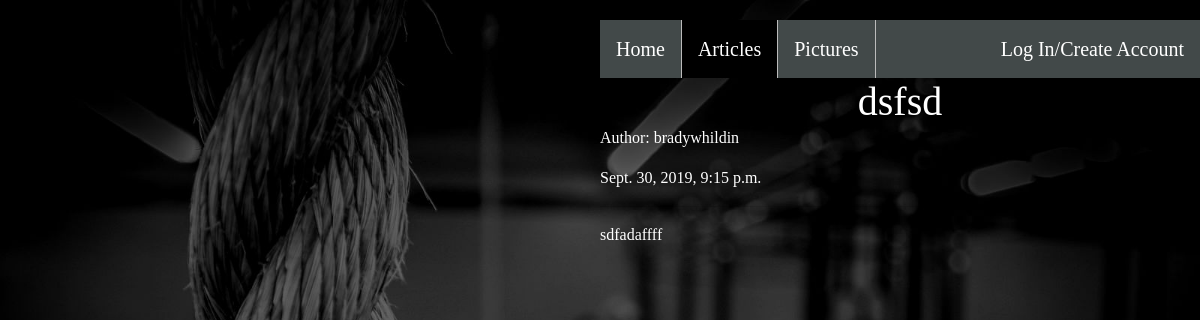
The app's page /articles/sdffs/ with its own data.
### articles/models.py (models this page shows, shortened)
class Article(models.Model):
    title = models.CharField(max_length=100)
    slug = models.SlugField()
    body = models.TextField()
    date = models.DateTimeField(auto_now_add=True)
    author = models.ForeignKey(User, default=None, on_delete=CASCADE)

### articles/views.py (the view)
# urls.py: url(r'^(?P<slug>[\w-]+)/$', views.article_detail, name="detail"),  # uses user submitted slug to find picture url
def article_detail(request, slug):
    article = Article.objects.get(slug=slug)  # retrieves user submitted slug that will be used to find detail url
    return render(request, 'articles/article_detail.html' ,{'article':article})

### articles/templates/articles/article_detail.html (shortened to what this page needs)
{% extends 'base_layouts.html' %}
{% block content %}
<ul>
  <li><a href="{% url 'homepage' %}">Home</a></li>
  <li><a href="{% url 'articles:list' %}" class="selected">Articles</a></li>
  <li><a href="{% url 'fitnesspics:data' %}">Pictures</a></li>
  <li style="float:right">
  {% if user.is_authenticated %}
      <form action="{% url 'accounts:logout' %}" method = 'post'>
        {% csrf_token %}
        <button class='logoutButton' type="submit">Logout</button>
      </form>
  {% else %}
      <a href="{% url 'logInCreateAccount' %}">Log In/Create Account</a>
  {% endif %}
  </li>
</ul>
{% load static from staticfiles %}
<head>
</head>
<body>
    <div>
        <h1 align="center">{{ article.title }}</h1>
        <p>Author: {{ article.author }}</p>
        <p>{{ article.date }}</p>
        <hr>
        <p>{{ article.body|linebreaks }}</p>
    </div>
</body>
{% endblock content %}

### templates/base_layouts.html (style rules this page uses)
ul { list-style-type: none; margin: 0; padding: 0; overflow: hidden; background-color: #424949; }
li { float: left; border-right:1px solid #bbb; }
li:last-child { border-right: none; }
li a { display: block; color: white; text-align: center; padding: 14px 16px; text-decoration: none; font-size: 20px; }
body { background-color: black; background-repeat: no-repeat; color: #fff; font-family: Ubuntu; background-attachment: fixed; background-size: cover; }
@media (min-width: 900px) { body { background-image: url(/static/HomeBackground.jpg) } }
.selected { background-color: black; }
a, a:hover, a:visited { color:#fff; text-decoration: none; }
h1,h2,h3,h4,h5 { font-weight:normal; margin: 0; }

### articles/templates/articles/article_detail.html (style rules this page uses)
@media (min-width: 900px) { body { background-image: url(/static/gymbackground.jpg); width: 50%; margin: 20px 0px 0px 600px; } }

### records on screen
Article: title "dsfsd", author "bradywhildin", date "Sept. 30, 2019, 9:15 p.m.", body "sdfadaffff"
